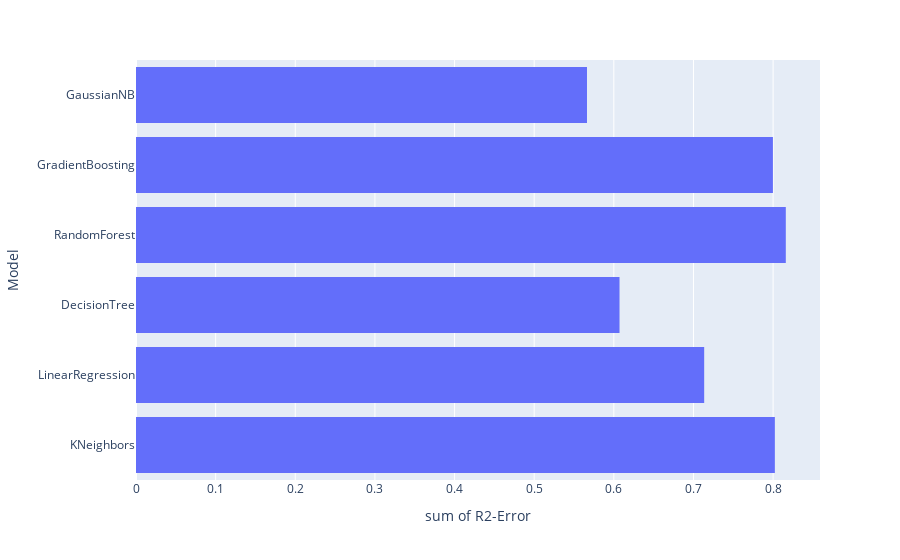

The notebook cell saved with this chart:
### Code cell
#My code, graphing the R2 scores of the various regression models
modelR2Score=[0.8022030389843057,0.7134623381802284,0.607154230262001, 0.8159465129501728, 0.7997562554613711, 0.5663088846243652]
modelNames= ["KNeighbors", "LinearRegression", "DecisionTree", "RandomForest", "GradientBoosting", "GaussianNB"]

errorData= {'Model': modelNames, 'R2-Error': modelR2Score}
data= pd.DataFrame(errorData)
data.head()
px.histogram(data, x="R2-Error", y="Model")

### Figure 1 — Plotly figure (JSON) as saved in the notebook; plotly's stock layout.template omitted (floating-point values rounded to 4 significant figures)
{"data": [{"alignmentgroup": "True", "bingroup": "y", "histfunc": "sum", "hovertemplate": "sum of R2-Error=%{x}<br>Model=%{y}<extra></extra>", "legendgroup": "", "marker": {"color": "#636efa", "pattern": {"shape": ""}}, "name": "", "offsetgroup": "", "orientation": "h", "showlegend": false, "type": "histogram", "x": [0.8022, 0.7135, 0.6072, 0.8159, 0.7998, 0.5663], "xaxis": "x", "y": ["KNeighbors", "LinearRegression", "DecisionTree", "RandomForest", "GradientBoosting", "GaussianNB"], "yaxis": "y"}], "layout": {"barmode": "relative", "legend": {"tracegroupgap": 0}, "margin": {"t": 60}, "xaxis": {"anchor": "y", "domain": [0, 1], "title": {"text": "sum of R2-Error"}}, "yaxis": {"anchor": "x", "domain": [0, 1], "title": {"text": "Model"}}}}
